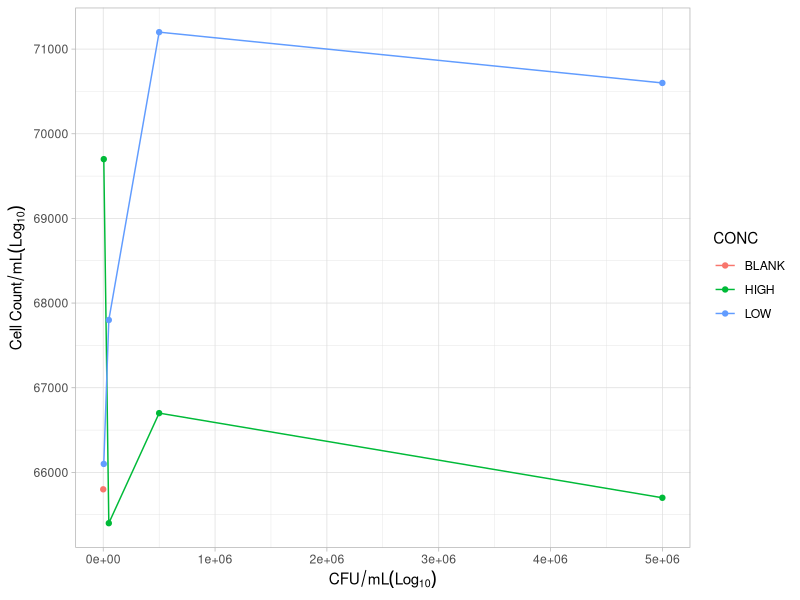
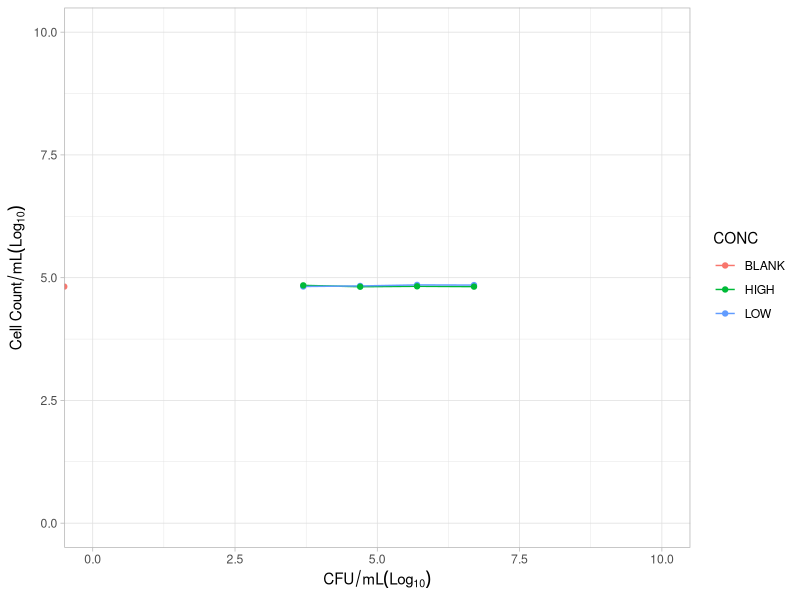

Source code (R) for these figures, in order: (Note: this script raises an error after producing the figures.)
# Load data 

# setwd
setwd("C:/Users/chiny/Desktop/UNSW/CELL_COUNT/Flow Cytometer/SZ221202")

library(tidyr)
library(dplyr) # data wrangling
library(ggplot2) # visualization
library(scales) # visualization

avg_data = read.csv(file= "Flow_cytometer_output_for_R_AVG_021222.csv", header = TRUE, sep = ",", dec = ".", fill = TRUE, fileEncoding = 'UTF-8-BOM')

#avg_long <- gather(avg_data, stain, cell_count, STY09_R1:DS_Live, factor_key=TRUE)

# Plot for the full set of data

# Regular version
ggplot (avg_data,
        aes(x=CFU,
            y=Unstained_R1))+
  geom_line(aes(colour=CONC))+
  geom_point(aes(colour=CONC))+
  ylab(bquote(Cell~Count/mL (Log[10])))+
  xlab(bquote(CFU/mL (Log[10])))+
  theme_light()

# log version 
ggplot (avg_data,
        aes(x=log10(CFU),
            y=log10(Unstained_R1)))+
  geom_line(aes(colour=CONC))+
  geom_point(aes(colour=CONC))+
  ylab(bquote(Cell~Count/mL (Log[10])))+
  xlab(bquote(CFU/mL (Log[10])))+
  #ylim(0,10)+
  #xlim(0,10)+
  scale_y_continuous(breaks=seq(0,12,2))+
  scale_x_continuous(breaks=seq(0,12,2))+
  ylim(0,10)+
  xlim(0,10)+
  theme_light()

# Cut of -inf

avg_data_ss <- subset(avg_long, log_CFU != "-Inf")

# log version 
ggplot (avg_data_ss,
        aes(x=log10(CFU),
            y=log10(cell_count)))+
  geom_line(aes(colour=stain))+
  geom_point(aes(colour=stain))+
  ylab(bquote(Cell~Count/mL (Log[10])))+
  xlab(bquote(CFU/mL (Log[10])))+
  #ylim(0,10)+
  #xlim(0,10)+
  scale_y_continuous(breaks=seq(0,12,2))+
  scale_x_continuous(breaks=seq(0,12,2))+
  ylim(0,10)+
  xlim(0,10)+
  theme_light()

# Logged data

avg_long$log_CFU <- log10(avg_long[,c("CFU")])  

avg_long$log_cc <- log10(avg_long[,c("cell_count")]) 


### BOX PLOTS WITH GROUPING TO SEE ACCURACY OF DATA

raw_data = read.csv(file= "Flow_cytometer_output_for_R_021222.csv", header = TRUE, sep = ",", dec = ".", fill = TRUE, fileEncoding = 'UTF-8-BOM')

#raw_long <- gather(raw_data, stain, cell_count, STY09_R1:DS_Live, factor_key=TRUE)

ggplot(raw_data, aes(x=as.factor(CFU), y=log10(Unstained_R1))) + 
  geom_boxplot(aes(colour=CONC))+
  facet_wrap(~CONC)+
  ylab(bquote(Cell~Count/mL (Log[10])))+
  xlab(bquote(CFU/mL))+
  theme_light()+
  theme(legend.position="none")
